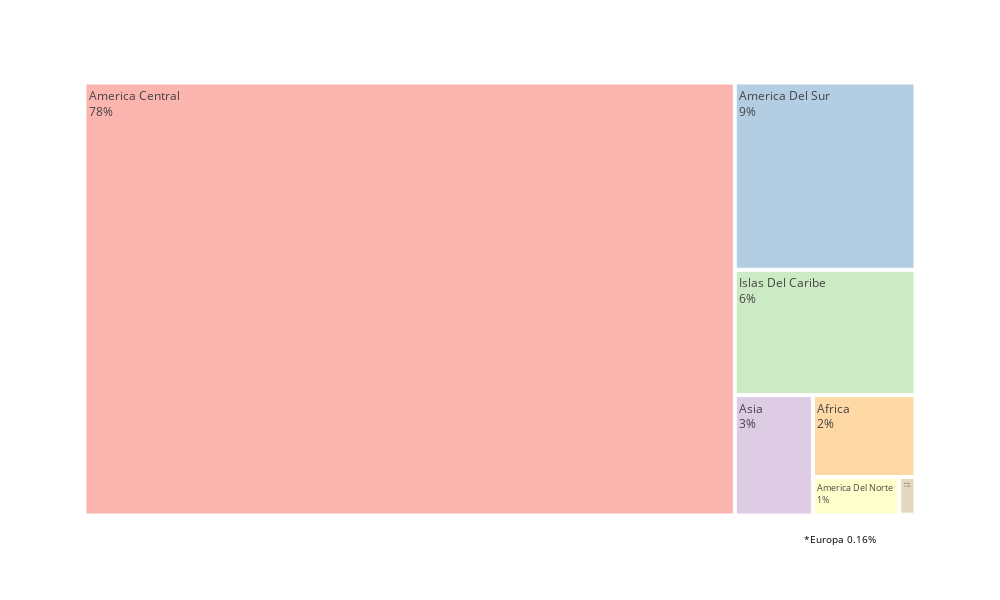

Notebook cell for this chart:
### Markdown cell above
##### 2: subdf_regiones_total (treemap, barras horizontales)

### Code cell
# Calcular el porcentaje del total
total_sum = subdf_regiones_total['Total'].sum()
subdf_regiones_total['Porcentaje'] = (subdf_regiones_total['Total'] / total_sum) * 100


# Formatear la columna 'Porcentaje' a dos decimales
subdf_regiones_total['Porcentaje Formateado'] = subdf_regiones_total['Porcentaje'].apply(lambda x: '{:.2f}%'.format(x))


# Crear el treemap
fig = px.treemap(subdf_regiones_total, 
                 path=['Continente/ país de nacionalidad'], 
                 values='Porcentaje',
                 #title='% de Eventos de personas en situación migratoria irregular en México, según Región/ Continente 2008-2023',
                 color_discrete_sequence=px.colors.qualitative.Pastel1)

# Añadir porcentajes a las etiquetas
fig.data[0].textinfo = 'label+percent entry'

# Modificar el tamaño de la visualización
fig.update_layout(width=1000, height=600)

# Añadir anotación al pie del gráfico
fig.add_annotation(
    x=0.95,
    y=-0.06,
    xref="paper",
    yref="paper",
    text="*Europa 0.16%",
    showarrow=False,
    font=dict(
        size=10,
        color="black"
    )
)

# Mostrar el gráfico
fig.show()


#hacerlo a tres digitos

### Figure 1 — Plotly figure (JSON) as saved in the notebook; plotly's stock layout.template omitted (floating-point values rounded to 4 significant figures)
{"data": [{"branchvalues": "total", "domain": {"x": [0, 1], "y": [0, 1]}, "hovertemplate": "labels=%{label}<br>Porcentaje=%{value}<br>parent=%{parent}<br>id=%{id}<extra></extra>", "ids": ["Africa", "America Central", "America Del Norte", "America Del Sur", "Asia", "Europa", "Islas Del Caribe", "Oceania"], "labels": ["Africa", "America Central", "America Del Norte", "America Del Sur", "Asia", "Europa", "Islas Del Caribe", "Oceania"], "name": "", "parents": ["", "", "", "", "", "", "", ""], "textinfo": "label+percent entry", "type": "treemap", "values": [2.334, 78.25, 0.9239, 9.407, 2.617, 0.1694, 6.296, 0.003543]}], "layout": {"annotations": [{"font": {"color": "black", "size": 10}, "showarrow": false, "text": "*Europa 0.16%", "x": 0.95, "xref": "paper", "y": -0.06, "yref": "paper"}], "height": 600, "legend": {"tracegroupgap": 0}, "margin": {"t": 60}, "treemapcolorway": ["rgb(251,180,174)", "rgb(179,205,227)", "rgb(204,235,197)", "rgb(222,203,228)", "rgb(254,217,166)", "rgb(255,255,204)", "rgb(229,216,189)", "rgb(253,218,236)", "rgb(242,242,242)"], "width": 1000}}
